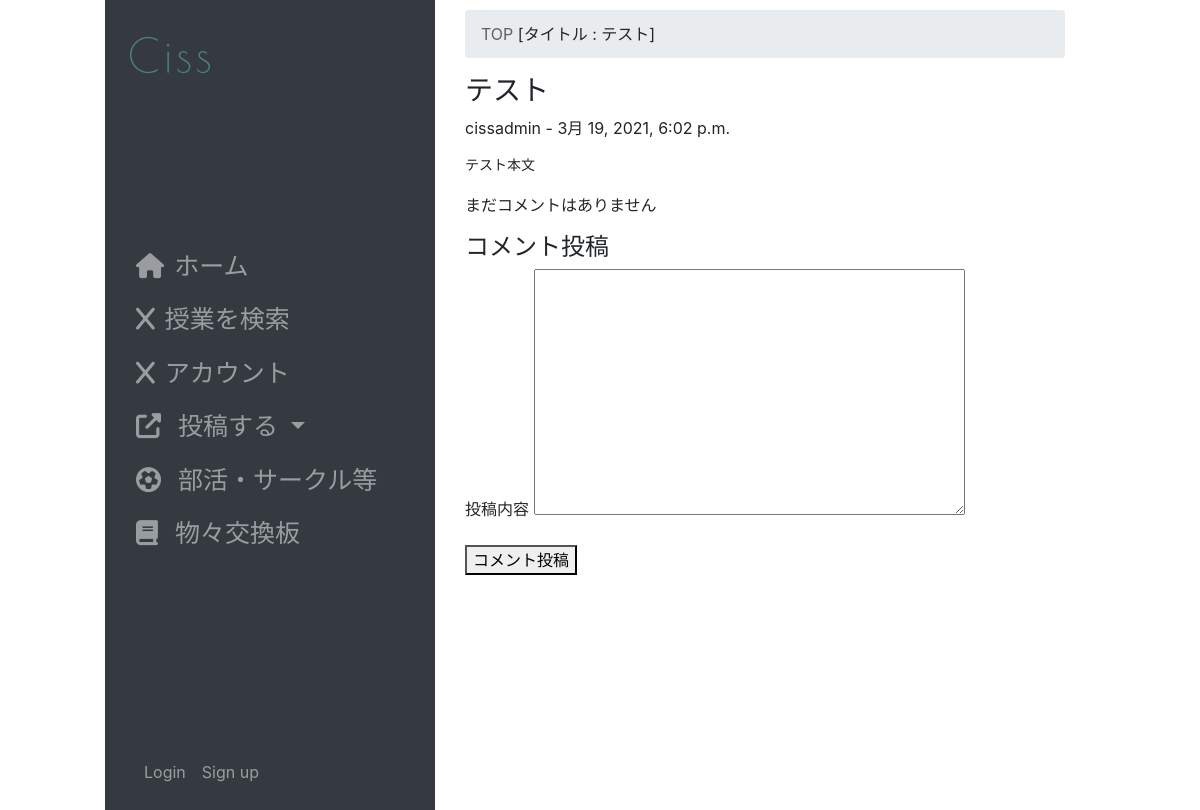
/trade/1/, run on the app's committed database.
### trade/models.py (models this page shows, shortened)
class Topic3(models.Model):
    user_name = models.ForeignKey(
        User,
        on_delete=models.CASCADE
    )
    title = models.CharField(
        'タイトル',
        max_length=255,
        null = False,
        blank = False,
    )
    message = models.TextField(
        verbose_name='本文',
        null=True,
        blank=False,
    )
    created = models.DateTimeField(
        auto_now_add=True,
    )
    modified = models.DateTimeField(
        auto_now=True,
    )
    objects = TopicManager()

### accounts/models.py (models this page shows, shortened)
class User(AbstractBaseUser, PermissionsMixin):
    username_validator = UnicodeUsernameValidator()
    username = models.CharField(
        _('username'),
        max_length=50,
        unique=True,
        help_text='この項目は必須です。全角文字、半角英数字、@/./+/-/_ で50文字以下にしてください。',
        validators=[username_validator],
        error_messages={
            'unique': _("A user with that username already exists."),
        },
    )
    email = models.EmailField(
        _('email address'),
        help_text='この項目は必須です。メールアドレスは公開されません。@ed.tmu.ac.jpのみ使用できます。',
        blank=False
    )
    is_staff = models.BooleanField(
        _('staff status'),
        default=False,
        help_text=_('Designates whether the user can log into this admin site.'),
    )
    is_active = models.BooleanField(
        _('active'),
        default=True,
        help_text=_(
            'Designates whether this user should be treated as active. '
            'Unselect this instead of deleting accounts.'
        ),
    )
    date_joined = models.DateTimeField(_('date joined'), default=timezone.now)
    objects = UserManager()
    EMAIL_FIELD = 'email'
    USERNAME_FIELD = 'username'
    REQUIRED_FIELDS = ['email']
    class Meta:
        verbose_name = _('user')
        verbose_name_plural = _('users')
        abstract = False

### trade/views.py (the view, shortened to what this page needs)
# urls.py: path('<int:pk>/', views.TopicAndCommentView.as_view(), name='topic'),
class TopicAndCommentView(FormView,LoginRequiredMixin):
    template_name = 'trade/detail_topic.html'
    form_class = CommentModelForm
    def get_context_data(self):
        ctx = super().get_context_data()
        ctx['topic'] = Topic3.objects.get(id=self.kwargs['pk'])
        ctx['comment_list'] = Comment3.objects.filter(
                topic_id=self.kwargs['pk']).order_by('no')
        return ctx

### trade/forms.py (shortened to what this page needs)
class CommentModelForm(forms.ModelForm):
    class Meta:
        model = Comment3
        fields = [
            'message',
        ]
    def __init__(self, *args, **kwargs):
        kwargs.setdefault('label_suffix', '')
        super().__init__(*args, **kwargs)

### templates/trade/detail_topic.html (shortened to what this page needs)
<!DOCTYPE html>
{% extends 'cissapp/layout.html' %}
{% load static %}
{% block content %}
<div class="ui grid stackable">
    <div class="eleven wide column">
        <div class="ui breadcrumb">
            <a href="{% url 'club:top' %}" class="section">TOP</a>
            &nbsp;[タイトル :&nbsp;
            <a class="active section">{{topic.title}}</a>]
        </div>
        <div class="ui segment">
            <div class="content">
                <div class="header"><h3>{{topic.title}}</h3></div>
                <p>{{topic.user_name}} - {{topic.created}}</p>
                <div class="ui segment">
                    <p><pre>{{topic.message}}</pre></p>
                </div>
            </div>
        </div>
        <div class="ui segment">
            {% if comment_list %}
            {% for comment in comment_list %}
            <div class="ui segment secondary">
                <p>{{comment.no}}. {{comment.user_name}}<br>{{comment.message}}<br>{{comment.created}}</p>
                {% if comment.pub_flg %}
                <p><pre&gt:{{comment.message}}</pre></p>
                {% else %}
                <p style="color: #aaa">このコメントは非表示となりました。</p>
                {% endif %}
            </div>
            {% endfor %}
            {% else %}
            <div class="ui warning message"><p>まだコメントはありません</p></div>
            {% endif %}
        </div>
        <h4>コメント投稿</h4>
        <div class="ui segment">
            <form class="ui form" action="" method="POST">
                {{form.as_p}}
                <button class="ui button orange" type="submit">コメント投稿</button>
            </form>
        </div>
    </div>
</div>
{% endblock %}

### templates/cissapp/layout.html (style rules this page uses)
a { color:rgb(95, 95, 95); }
@media screen and (min-width: 480px) { body { width:80%; margin: auto; } }

### data on the page
Topic3: title "テスト", user_name "cissadmin", created "3月 19, 2021, 6:02 p.m.", message "テスト本文"
